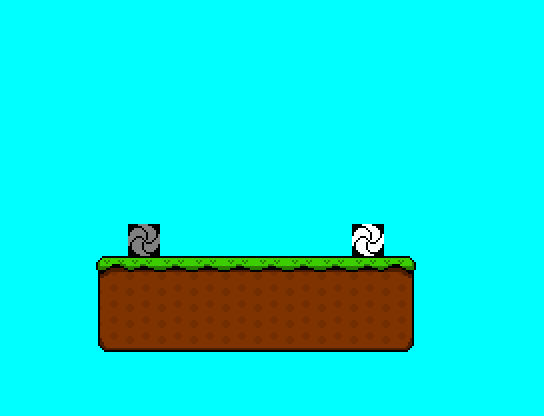

Rendered tile map (Tiled .tmx) drawn with the repository's tilesets; below, a short description and the map source with its tile grids summarised:
An orthogonal 17x13 tile map with 32x32 px tiles, 2 tile layers (Tile Layer 1, Tile Layer 2).

<map version="1.0" orientation="orthogonal" renderorder="right-down" width="17" height="13" tilewidth="32" tileheight="32" nextobjectid="1">
 <tileset firstgid="1" name="World1Tiles" tilewidth="32" tileheight="32" tilecount="75">
  <image source="World1Tiles.png" width="480" height="160" />
 </tileset>
 <layer name="Tile Layer 1" width="17" height="13">
  <data>[221 cells, 221 non-empty, 10 distinct tile ids]</data>
 </layer>
 <layer name="Tile Layer 2" width="17" height="13">
  <data>[221 cells, 2 non-empty, 2 distinct tile ids]</data>
 </layer>
</map>
